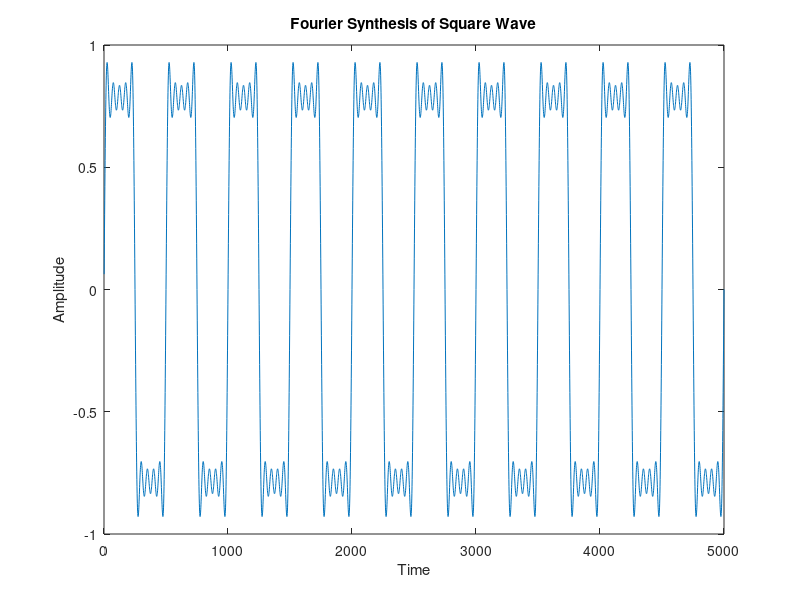

This figure's MATLAB source:
% Fourier Synthesis of Square Wave.
tt=5000; %Total Simulation Run
T=500; %Time period of sine component
out=zeros(1,tt);
% Square wave synthesis equation. You can add and delete harmonics in this equation.
for t=1:1:tt
s= sin(2*pi*t/T)+(1/3)*(sin(2*3*pi*t/T))+ (1/5)*(sin(2*5*pi*t/T))+(1/7)*(sin(2*7*pi*t/T))+(1/9)*(sin(2*9*pi*t/T));
out(t)=s;
end
plot(1:tt,out);
xlabel('Time')
ylabel('Amplitude')
title('Fourier Synthesis of Square Wave')